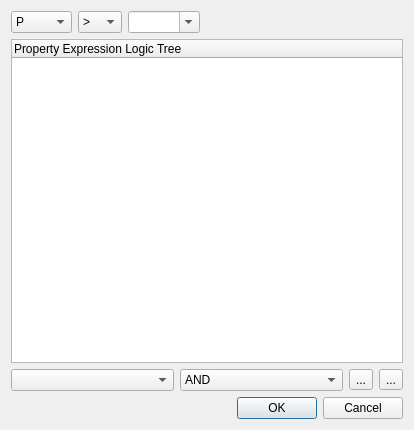
<?xml version="1.0" encoding="UTF-8"?>
<ui version="4.0">
 <class>PropertyWizard</class>
 <widget class="QDialog" name="PropertyWizard">
  <property name="geometry">
   <rect>
    <x>0</x>
    <y>0</y>
    <width>414</width>
    <height>430</height>
   </rect>
  </property>
  <property name="windowTitle">
   <string>Property Wizard</string>
  </property>
  <layout class="QVBoxLayout" name="verticalLayout">
   <item>
    <layout class="QHBoxLayout" name="horizontalLayout">
     <item>
      <widget class="KComboBox" name="prefixLeft">
       <item>
        <property name="text">
         <string>P</string>
        </property>
       </item>
       <item>
        <property name="text">
         <string>Pmin</string>
        </property>
       </item>
       <item>
        <property name="text">
         <string>Pmax</string>
        </property>
       </item>
       <item>
        <property name="text">
         <string>S</string>
        </property>
       </item>
      </widget>
     </item>
     <item>
      <widget class="KComboBox" name="prefixOperand">
       <item>
        <property name="text">
         <string>&gt;</string>
        </property>
       </item>
       <item>
        <property name="text">
         <string>&lt;</string>
        </property>
       </item>
       <item>
        <property name="text">
         <string>&gt;=</string>
        </property>
       </item>
       <item>
        <property name="text">
         <string>&lt;=</string>
        </property>
       </item>
       <item>
        <property name="text">
         <string>=?</string>
        </property>
       </item>
      </widget>
     </item>
     <item>
      <widget class="KComboBox" name="prefixRight">
       <property name="editable">
        <bool>true</bool>
       </property>
      </widget>
     </item>
     <item>
      <spacer name="horizontalSpacer">
       <property name="orientation">
        <enum>Qt::Horizontal</enum>
       </property>
       <property name="sizeHint" stdset="0">
        <size>
         <width>40</width>
         <height>20</height>
        </size>
       </property>
      </spacer>
     </item>
    </layout>
   </item>
   <item>
    <widget class="QTreeWidget" name="propertyTree">
     <column>
      <property name="text">
       <string notr="true">Property Expression Logic Tree</string>
      </property>
     </column>
    </widget>
   </item>
   <item>
    <layout class="QHBoxLayout" name="horizontalLayout_2">
     <item>
      <widget class="QComboBox" name="expressionType"/>
     </item>
     <item>
      <widget class="KComboBox" name="expressionOptions">
       <item>
        <property name="text">
         <string>AND</string>
        </property>
       </item>
       <item>
        <property name="text">
         <string>OR</string>
        </property>
       </item>
       <item>
        <property name="text">
         <string>XOR</string>
        </property>
       </item>
       <item>
        <property name="text">
         <string>U (Until)</string>
        </property>
       </item>
      </widget>
     </item>
     <item>
      <widget class="QToolButton" name="addExpression">
       <property name="text">
        <string>...</string>
       </property>
       <property name="icon">
        <iconset theme="add">
         <normaloff>.</normaloff>.</iconset>
       </property>
      </widget>
     </item>
     <item>
      <widget class="QToolButton" name="deleteExpression">
       <property name="text">
        <string>...</string>
       </property>
       <property name="icon">
        <iconset theme="delete">
         <normaloff>.</normaloff>.</iconset>
       </property>
      </widget>
     </item>
    </layout>
   </item>
   <item>
    <widget class="QDialogButtonBox" name="buttonBox">
     <property name="orientation">
      <enum>Qt::Horizontal</enum>
     </property>
     <property name="standardButtons">
      <set>QDialogButtonBox::Cancel|QDialogButtonBox::Ok</set>
     </property>
    </widget>
   </item>
  </layout>
 </widget>
 <customwidgets>
  <customwidget>
   <class>KComboBox</class>
   <extends>QComboBox</extends>
   <header>kcombobox.h</header>
  </customwidget>
 </customwidgets>
 <resources/>
 <connections>
  <connection>
   <sender>buttonBox</sender>
   <signal>accepted()</signal>
   <receiver>PropertyWizard</receiver>
   <slot>accept()</slot>
   <hints>
    <hint type="sourcelabel">
     <x>248</x>
     <y>254</y>
    </hint>
    <hint type="destinationlabel">
     <x>157</x>
     <y>274</y>
    </hint>
   </hints>
  </connection>
  <connection>
   <sender>buttonBox</sender>
   <signal>rejected()</signal>
   <receiver>PropertyWizard</receiver>
   <slot>reject()</slot>
   <hints>
    <hint type="sourcelabel">
     <x>316</x>
     <y>260</y>
    </hint>
    <hint type="destinationlabel">
     <x>286</x>
     <y>274</y>
    </hint>
   </hints>
  </connection>
 </connections>
</ui>
